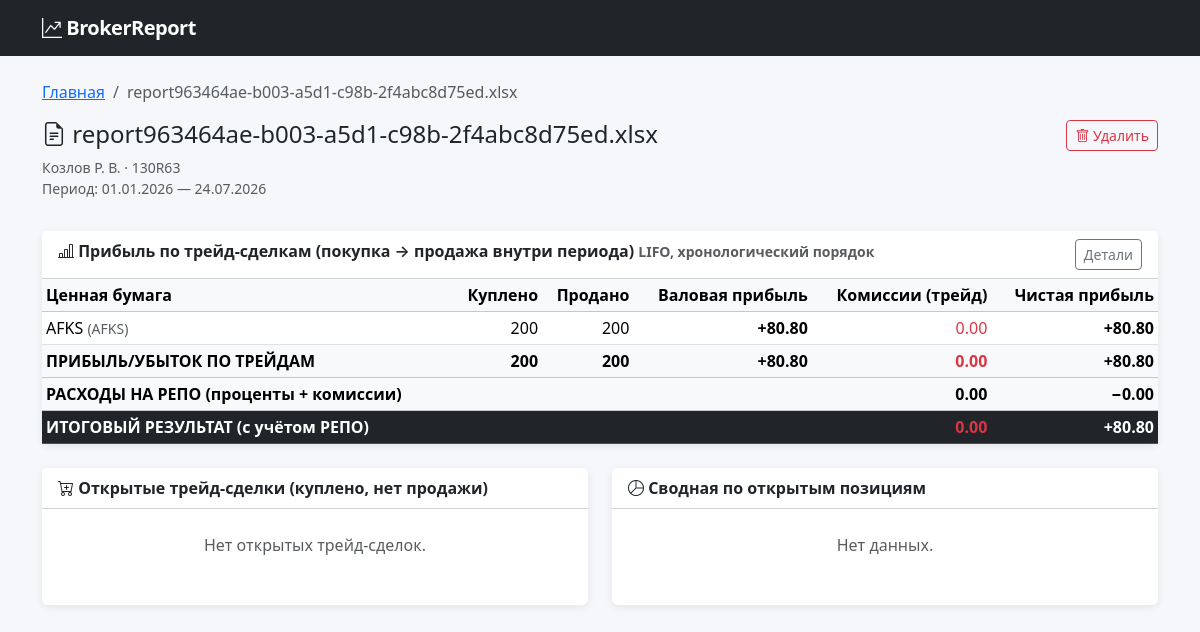
The page /report/10 on the database its author committed.
### tables this page shows
CREATE TABLE report (
            id              INTEGER PRIMARY KEY AUTOINCREMENT,
            filename        TEXT NOT NULL,
            contract        TEXT,
            investor        TEXT,
            period_start    TEXT,
            period_end      TEXT,
            created_at      TEXT NOT NULL DEFAULT (datetime('now')),
            UNIQUE(filename)
        );

CREATE TABLE quik_trade (
            id              INTEGER PRIMARY KEY AUTOINCREMENT,
            trade_num       INTEGER,
            sec_code        TEXT NOT NULL,
            class_code      TEXT NOT NULL DEFAULT '',
            price           REAL NOT NULL,
            qty             INTEGER NOT NULL,
            value           REAL,
            accruedint      REAL DEFAULT 0,
            yield           REAL DEFAULT 0,
            settlecode      TEXT,
            reporate        REAL DEFAULT 0,
            repovalue       REAL DEFAULT 0,
            repo2value      REAL DEFAULT 0,
            repoterm        INTEGER DEFAULT 0,
            period          INTEGER DEFAULT 0,
            trade_date      TEXT,
            trade_time      TEXT,
            source          TEXT NOT NULL DEFAULT 'quik',
            created_at      TEXT NOT NULL DEFAULT (datetime('now', 'localtime')), side TEXT DEFAULT '', flags INTEGER DEFAULT 0, operation TEXT DEFAULT '', broker TEXT DEFAULT '',
            UNIQUE(source, trade_num)
        );

### app/app.py (the view)
@flask_app.route('/report/<int:report_id>', methods=['GET', 'POST'])
def report_view(report_id):
    if request.method == 'POST':
        delete_report(report_id)
        flash('Отчёт удалён', 'info')
        push_to_cloud()
        return redirect(url_for('index'))
    r = get_report_by_id(report_id)
    if not r:
        flash('Отчёт не найден', 'danger')
        return redirect(url_for('index'))
    profit = get_trade_profit(report_id)
    lots = get_trade_lots(report_id)
    open_trades = get_open_trades(report_id)
    instruments = get_instrument_summary(report_id)
    repo_total = get_repo_total(report_id)
    return render_template('report.html',
                           report=r,
                           profit=profit, lots=lots,
                           open_trades=open_trades,
                           instruments=instruments,
                           repo_total=repo_total)

### app/db.py (called while the page is built, shortened)
def _date_where(alias='trade', date_from=None, date_to=None):
    clauses = []
    params = []
    if date_from:
        clauses.append(f"substr({alias}.trade_date,7,4)||substr({alias}.trade_date,4,2)||substr({alias}.trade_date,1,2) >= ?")
        params.append(_norm_date(date_from))
    if date_to:
        clauses.append(f"substr({alias}.trade_date,7,4)||substr({alias}.trade_date,4,2)||substr({alias}.trade_date,1,2) <= ?")
        params.append(_norm_date(date_to))
    return clauses, params

def _source_where(alias='trade', broker=None):
    clauses = []
    params = []
    if broker and broker != 'all':
        clauses.append(f"{alias}.source=?")
        params.append(broker)
    return clauses, params

def get_connection():
    conn = sqlite3.connect(DB_PATH)
    conn.row_factory = sqlite3.Row
    conn.execute("PRAGMA journal_mode=WAL")
    conn.execute("PRAGMA foreign_keys=ON")
    return conn

def get_trade_lots(report_id=None, date_from=None, date_to=None, broker=None):
    lots, _ = _match_trades_lifo(report_id, date_from, date_to, broker)
    return lots

def get_open_trades(report_id=None, date_from=None, date_to=None, broker=None):
    _, unmatched = _match_trades_lifo(report_id, date_from, date_to, broker)
    merged = []
    quik_open = _get_quik_open_trades()
    for q in quik_open:
        existing = [m for m in merged if m['security_code'] == q['security_code']]
        if not existing:
            merged.append(q)
        else:
            merged.append(q)
    return merged

def _get_quik_open_trades():
    conn = get_connection()
    rows = conn.execute("""
        SELECT sec_code, class_code,
               SUM(CASE WHEN side='buy' THEN qty ELSE 0 END) AS total_buy,
               SUM(CASE WHEN side='sell' THEN qty ELSE 0 END) AS total_sell,
               SUM(CASE WHEN side='buy' THEN value ELSE 0 END) AS buy_value
        FROM quik_trade
        WHERE side IN ('buy', 'sell')
          AND (repovalue IS NULL OR repovalue = 0)  -- исключаем РЕПО
        GROUP BY sec_code, class_code
        HAVING total_buy > total_sell
        ORDER BY sec_code
    """).fetchall()
    conn.close()
    result = []
    return result

def get_report_by_id(report_id):
    conn = get_connection()
    row = conn.execute("SELECT * FROM report WHERE id=?", (report_id,)).fetchone()
    conn.close()
    return row

### app/templates/report.html (shortened to what this page needs)
{% extends "base.html" %}
{% block content %}
<nav aria-label="breadcrumb">
    <ol class="breadcrumb">
        <li class="breadcrumb-item"><a href="/">Главная</a></li>
        <li class="breadcrumb-item active">{{ report.filename }}</li>
    </ol>
</nav>
<div class="row mb-3">
    <div class="col">
        <h4><i class="bi bi-file-earmark-text"></i> {{ report.filename }}</h4>
        <p class="text-muted small mb-0">{{ report.investor }} · {{ report.contract }}</p>
        <p class="text-muted small">Период: {{ report.period_start }} — {{ report.period_end }}</p>
    </div>
    <div class="col-auto">
        <form method="post" onsubmit="return confirm('Удалить отчёт?')">
            <button class="btn btn-outline-danger btn-sm"><i class="bi bi-trash"></i> Удалить</button>
        </form>
    </div>
</div>
<div class="card">
    <div class="card-header bg-white">
        <i class="bi bi-bar-chart-line"></i> Прибыль по трейд-сделкам (покупка → продажа внутри периода)
        <small class="text-muted">LIFO, хронологический порядок</small>
        <button class="btn btn-sm btn-outline-secondary float-end" type="button" data-bs-toggle="collapse" data-bs-target="#profitDetail">
            Детали
        </button>
    </div>
    <div class="card-body p-0">
        {% if profit %}
        <table class="table table-sm table-hover mb-0">
            <thead class="table-light">
                <tr>
                    <th>Ценная бумага</th>
                    <th class="text-end">Куплено</th>
                    <th class="text-end">Продано</th>
                    <th class="text-end">Валовая прибыль</th>
                    <th class="text-end">Комиссии (трейд)</th>
                    <th class="text-end">Чистая прибыль</th>
                </tr>
            </thead>
            <tbody>
            {% for p in profit %}
                {% set net = p.net_profit %}
                <tr>
                    <td>{{ p.security_name }} <small class="text-muted">({{ p.security_code }})</small></td>
                    <td class="text-end">{{ p.buy_qty }}</td>
                    <td class="text-end">{{ p.sell_qty }}</td>
                    <td class="text-end {{ 'profit-positive' if p.gross_profit >= 0 else 'profit-negative' }}">
                        {{ '{:+,.2f}'.format(p.gross_profit) }}</td>
                    <td class="text-end text-danger">{{ '{:,.2f}'.format(p.total_fees) }}</td>
                    <td class="text-end {{ 'profit-positive' if net >= 0 else 'profit-negative' }} fw-bold">
                        {{ '{:+,.2f}'.format(net) }}
                    </td>
                </tr>
            {% endfor %}
            </tbody>
            <tfoot class="table-light fw-bold">
                {% set total_gross = profit | sum(attribute='gross_profit') %}
                {% set total_ftrade = profit | sum(attribute='total_fees') %}
                {% set total_net = profit | sum(attribute='net_profit') %}
                {% set repo_cost = repo_total.total %}
                <tr>
                    <td>ПРИБЫЛЬ/УБЫТОК ПО ТРЕЙДАМ</td>
                    <td class="text-end">{{ profit | sum(attribute='buy_qty') }}</td>
                    <td class="text-end">{{ profit | sum(attribute='sell_qty') }}</td>
                    <td class="text-end {{ 'profit-positive' if total_gross >= 0 else 'profit-negative' }}">
                        {{ '{:+,.2f}'.format(total_gross) }}</td>
                    <td class="text-end text-danger">{{ '{:,.2f}'.format(total_ftrade) }}</td>
                    <td class="text-end {{ 'profit-positive' if total_net >= 0 else 'profit-negative' }}">
                        {{ '{:+,.2f}'.format(total_net) }}
                    </td>
                </tr>
                <tr class="text-danger">
                    <td>РАСХОДЫ НА РЕПО (проценты + комиссии)</td>
                    <td></td><td></td><td></td>
                    <td class="text-end">{{ '{:,.2f}'.format(repo_cost) }}</td>
                    <td class="text-end">−{{ '{:,.2f}'.format(repo_cost) }}</td>
                </tr>
                <tr class="table-dark">
                    <td>ИТОГОВЫЙ РЕЗУЛЬТАТ (с учётом РЕПО)</td>
                    <td></td><td></td><td></td>
                    <td class="text-end text-danger">{{ '{:,.2f}'.format(total_ftrade + repo_cost) }}</td>
                    <td class="text-end {{ 'profit-positive' if (total_net - repo_cost) >= 0 else 'profit-negative' }}">
                        {{ '{:+,.2f}'.format(total_net - repo_cost) }}
                    </td>
                </tr>
            </tfoot>
        </table>
        {% else %}
        <div class="p-4 text-muted text-center">Нет трейд-сделок (покупка + продажа внутри периода).</div>
        {% endif %}
    </div>
</div>
<div class="row">
    <div class="col-md-6">
        <div class="card h-100">
            <div class="card-header bg-white"><i class="bi bi-cart-plus"></i> Открытые трейд-сделки (куплено, нет продажи)</div>
            <div class="card-body p-0">
                {% if open_trades %}
                <div class="table-responsive">
                    <table class="table table-sm table-hover mb-0" style="font-size:12px">
                        <thead class="table-light">
                            <tr><th>Ценная бумага</th><th class="text-end">Кол-во</th><th>Дата покупки</th><th class="text-end">Цена</th><th class="text-end">Стоимость</th></tr>
                        </thead>
                        <tbody>
                        {% for o in open_trades %}
                            <tr>
                                <td><small>{{ o.security_name }} ({{ o.security_code }})</small></td>
                                <td class="text-end">{{ o.qty }}</td>
                                <td><small>{{ o.buy_date }}</small></td>
                                <td class="text-end">{{ '{:,.2f}'.format(o.buy_price) }}</td>
                                <td class="text-end">{{ '{:,.2f}'.format(o.total_cost) }}</td>
                            </tr>
                        {% endfor %}
                        </tbody>
                        <tfoot class="table-light fw-bold">
                            <tr>
                                <td>ИТОГО</td>
                                <td class="text-end">{{ open_trades | sum(attribute='qty') }}</td>
                                <td></td>
                                <td></td>
                                <td class="text-end">{{ '{:,.2f}'.format(open_trades | sum(attribute='total_cost')) }}</td>
                            </tr>
                        </tfoot>
                    </table>
                </div>
                {% else %}
                <div class="p-4 text-muted text-center">Нет открытых трейд-сделок.</div>
                {% endif %}
            </div>
        </div>
    </div>
    <div class="col-md-6">
        <div class="card h-100">
            <div class="card-header bg-white"><i class="bi bi-pie-chart"></i> Сводная по открытым позициям</div>
            <div class="card-body p-0">
                {% if instruments %}
                <div class="table-responsive">
                    <table class="table table-sm table-hover mb-0" style="font-size:12px">
                        <thead class="table-light">
                            <tr>
                                <th>Инструмент</th>
                                <th class="text-end">Кол-во</th>
                                <th class="text-end">Ср. цена</th>
                                <th class="text-end">Стоимость</th>
                            </tr>
                        </thead>
                        <tbody>
                        {% for i in instruments %}
                            <tr>
                                <td><small>{{ i.security_name }} ({{ i.security_code }})</small></td>
                                <td class="text-end">{{ i.qty }}</td>
                                <td class="text-end">{{ '{:,.2f}'.format(i.avg_price) }}</td>
                                <td class="text-end">{{ '{:,.2f}'.format(i.total_cost) }}</td>
                            </tr>
                        {% endfor %}
                        </tbody>
                        <tfoot class="table-light fw-bold">
                            <tr>
                                <td>ИТОГО</td>
                                <td class="text-end">{{ instruments | sum(attribute='qty') }}</td>
                                <td></td>
                                <td class="text-end">{{ '{:,.2f}'.format(instruments | sum(attribute='total_cost')) }}</td>
                            </tr>
                        </tfoot>
                    </table>
                </div>
                {% else %}
                <div class="p-4 text-muted text-center">Нет данных.</div>
                {% endif %}
            </div>
        </div>
    </div>
</div>
{% endblock %}

### app/templates/base.html (style rules this page uses)
body { background: #f5f7fb; }
.card { box-shadow: 0 2px 8px rgba(0,0,0,.08); border: none; margin-bottom: 1.5rem; }
.card-header { font-weight: 600; }
.table th { white-space: nowrap; }
.profit-positive { color: #198754; font-weight: 600; }
.table td, .table th { white-space: nowrap; }

### rows shown on the page
report: filename "report963464ae-b003-a5d1-c98b-2f4abc8d75ed.xlsx", investor "Козлов Р. В.", contract "130R63", period_start "01.01.2026", period_end "24.07.2026"
quik_trade: security_name "AFKS", security_code "AFKS", buy_qty "200", sell_qty "200", gross_profit "+80.80", total_fees "0.00", net "+80.80"

### other values the page prints
{{ profit | sum(attribute='buy_qty') }} "200"
{{ profit | sum(attribute='sell_qty') }} "200"
{{ '{:+,.2f}'.format(total_gross) }} "+80.80"
{{ '{:,.2f}'.format(total_ftrade) }} "0.00"
{{ '{:+,.2f}'.format(total_net) }} "+80.80"
{{ '{:,.2f}'.format(repo_cost) }} "0.00"
{{ '{:,.2f}'.format(total_ftrade + repo_cost) }} "0.00"
{{ '{:+,.2f}'.format(total_net - repo_cost) }} "+80.80"
